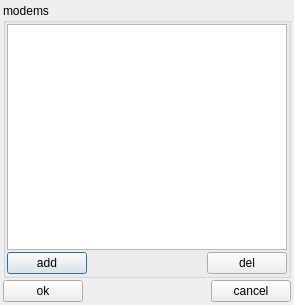
<?xml version="1.0" encoding="UTF-8"?>
<ui version="4.0">
 <class>GsmModemManager</class>
 <widget class="QDialog" name="GsmModemManager">
  <property name="geometry">
   <rect>
    <x>0</x>
    <y>0</y>
    <width>294</width>
    <height>305</height>
   </rect>
  </property>
  <property name="windowTitle">
   <string>Dialog</string>
  </property>
  <layout class="QGridLayout" name="gridLayout_2">
   <property name="margin">
    <number>3</number>
   </property>
   <property name="spacing">
    <number>2</number>
   </property>
   <item row="0" column="0">
    <widget class="QGroupBox" name="groupBox">
     <property name="title">
      <string>modems</string>
     </property>
     <layout class="QGridLayout" name="gridLayout">
      <property name="margin">
       <number>1</number>
      </property>
      <property name="spacing">
       <number>2</number>
      </property>
      <item row="1" column="0">
       <layout class="QHBoxLayout" name="horizontalLayout">
        <item>
         <widget class="QPushButton" name="pushButton">
          <property name="text">
           <string>add</string>
          </property>
         </widget>
        </item>
        <item>
         <spacer name="horizontalSpacer">
          <property name="orientation">
           <enum>Qt::Horizontal</enum>
          </property>
          <property name="sizeHint" stdset="0">
           <size>
            <width>40</width>
            <height>20</height>
           </size>
          </property>
         </spacer>
        </item>
        <item>
         <widget class="QPushButton" name="pushButton_2">
          <property name="text">
           <string>del</string>
          </property>
         </widget>
        </item>
       </layout>
      </item>
      <item row="0" column="0">
       <widget class="QTreeView" name="treeView"/>
      </item>
     </layout>
    </widget>
   </item>
   <item row="1" column="0">
    <layout class="QHBoxLayout" name="horizontalLayout_2">
     <item>
      <widget class="QPushButton" name="pushButton_3">
       <property name="text">
        <string>ok</string>
       </property>
      </widget>
     </item>
     <item>
      <spacer name="horizontalSpacer_2">
       <property name="orientation">
        <enum>Qt::Horizontal</enum>
       </property>
       <property name="sizeHint" stdset="0">
        <size>
         <width>40</width>
         <height>20</height>
        </size>
       </property>
      </spacer>
     </item>
     <item>
      <widget class="QPushButton" name="pushButton_4">
       <property name="text">
        <string>cancel</string>
       </property>
      </widget>
     </item>
    </layout>
   </item>
  </layout>
 </widget>
 <resources/>
 <connections/>
</ui>
